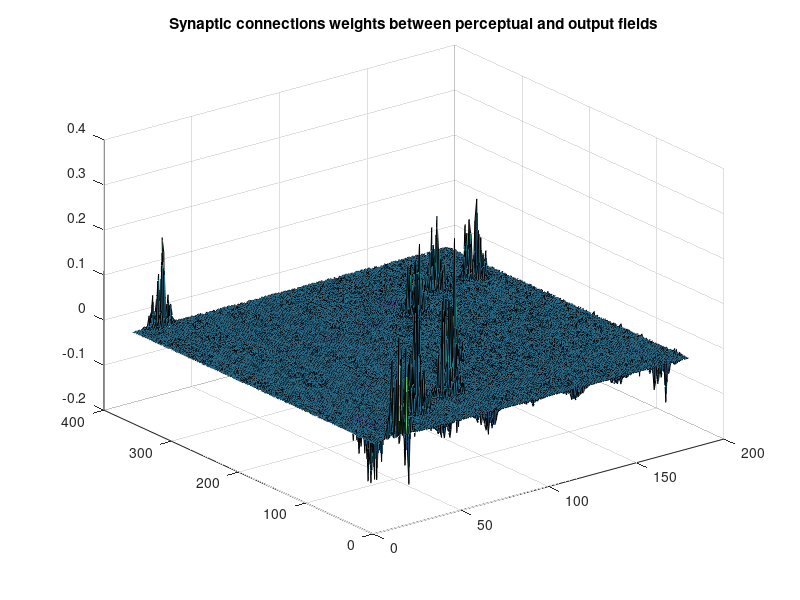

MATLAB code for this plot: (Note: this script raises an error after producing the figure.)
clear;
clc;

weights = load('per - dec_weights - copy.txt');

[X, Y] = meshgrid(1:size(weights, 2), 1:size(weights, 1));

figure;
surf(X, Y, weights);
title('Synaptic connections weights between perceptual and output fields');
subtitle('Before relearning')
xlabel('Output field neural positions');
ylabel('Perceptual field neural positions');
zlabel('Weight strength');


weights = load('per - dec_weights.txt');

[X, Y] = meshgrid(1:size(weights, 2), 1:size(weights, 1));

figure;
surf(X, Y, weights);
title('Synaptic connections weights between perceptual and output fields');
subtitle('After relearning')
xlabel('Output field neural positions');
ylabel('Perceptual field neural positions');
zlabel('Weight strength');

% Load the first matrix
weights1 = load('per - dec_weights - copy.txt');

% Load the second matrix
weights2 = load('per - dec_weights.txt');

% Calculate the difference
weight_diff = weights1 - weights2;

% Create meshgrid
[X, Y] = meshgrid(1:size(weight_diff, 2), 1:size(weight_diff, 1));

% Plot the 3D surface of the differences
figure;
surf(X, Y, weight_diff);
title('Differences in Synaptic Connection Weights');
xlabel('Output Field Neural Positions');
ylabel('Perceptual Field Neural Positions');
zlabel('Weight Strength Difference');
